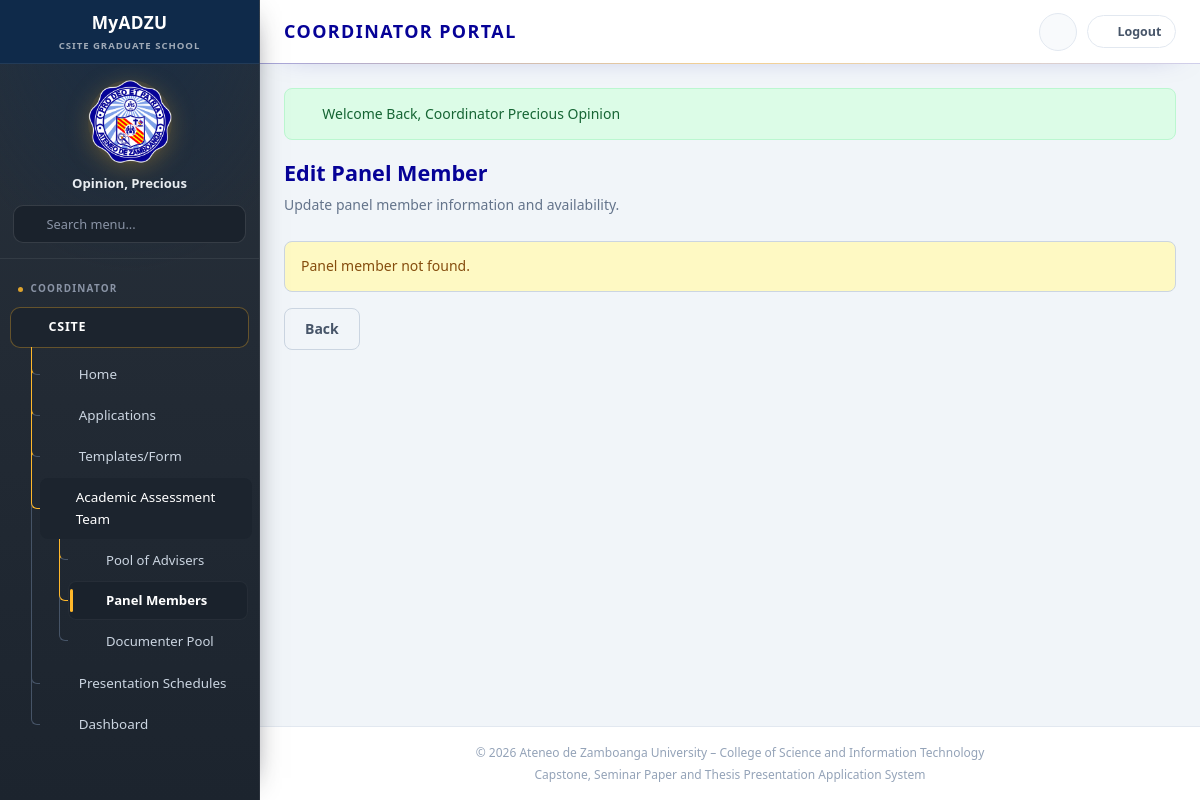
/coordinator/panel/edit.php (signed in), run on an earlier commit of the app's database.
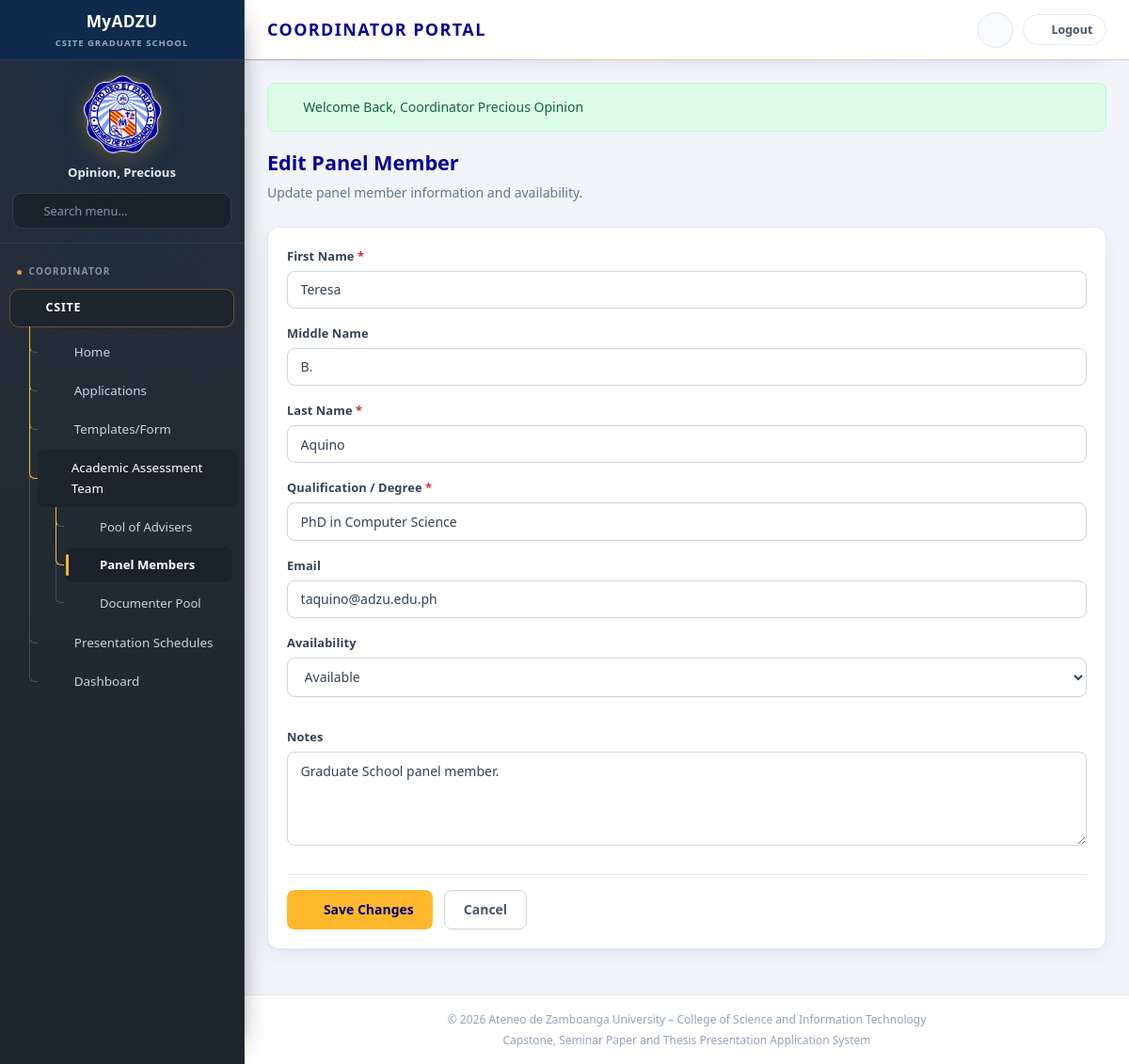
And on a later commit of the database.
### tables this page shows
CREATE TABLE `panel_members` (
  `panel_member_id` int(11) NOT NULL,
  `first_name` varchar(100) NOT NULL,
  `middle_name` varchar(100) DEFAULT NULL,
  `last_name` varchar(100) NOT NULL,
  `qualification` varchar(150) NOT NULL,
  `email` varchar(100) DEFAULT NULL,
  `availability` enum('available','unavailable') NOT NULL DEFAULT 'available',
  `notes` text DEFAULT NULL,
  `created_at` timestamp NOT NULL DEFAULT current_timestamp(),
  `updated_at` timestamp NOT NULL DEFAULT current_timestamp() ON UPDATE current_timestamp()
);

### includes/config/modules/25-prototype-store.php (called while the page is built, shortened)
<?php
function storeGet(string $key, array $default = []): array {
    return $_SESSION[$key] ?? $default;
}

### includes/config/modules/45-pools.php (called while the page is built, shortened)
<?php
function normalizePanelMemberRow(array $row): array {
    $firstName = trim((string) ($row['first_name'] ?? ''));
    $middleName = trim((string) ($row['middle_name'] ?? ''));
    $lastName = trim((string) ($row['last_name'] ?? ''));
    $givenName = trim(implode(' ', array_filter([$firstName, $middleName])));
    return [
        'id' => (string) ($row['panel_member_id'] ?? $row['id'] ?? ''),
        'name' => $lastName !== '' ? $lastName . ', ' . $givenName : (string) ($row['name'] ?? ''),
        'first_name' => $firstName,
        'middle_name' => $middleName,
        'last_name' => $lastName,
        'qualification' => (string) ($row['qualification'] ?? ''),
        'email' => (string) ($row['email'] ?? ''),
        'notes' => (string) ($row['notes'] ?? ''),
        'panelSessions' => (int) ($row['panel_sessions'] ?? $row['panelSessions'] ?? 0),
        'availability' => (string) ($row['availability'] ?? 'available'),
    ];
}
function databasePanelMembers(): array {
    if (class_exists('DB')) {
        try {
            $rows = DB::query('SELECT p.*, COUNT(a.assignment_id) AS panel_sessions FROM panel_members p LEFT JOIN schedule_panel_assignments a ON a.panel_member_id = p.panel_member_id GROUP BY p.panel_member_id ORDER BY p.last_name, p.first_name, p.middle_name')->fetchAll();
            return array_map('normalizePanelMemberRow', $rows);
        } catch (Throwable $e) {
        }
    }
    return array_map('normalizePanelMemberRow', storeGet('panels'));
}
function findPanelMember(string $id): ?array {
    return null;
}

### includes/config/db.php (called while the page is built, shortened)
<?php
class DB {
    private static $pdo = null;
    public static function getConnection() {
        if (self::$pdo === null) {
            $host = 'localhost';
            $db   = 'csite_grad_school';
            $user = 'root';
            $pass = '';
            $port = '3306';
            $dsn = "mysql:host=$host;port=$port;dbname=$db;charset=utf8mb4";
            try {
                self::$pdo = new PDO($dsn, $user, $pass, [
                    PDO::ATTR_ERRMODE            => PDO::ERRMODE_EXCEPTION,
                    PDO::ATTR_DEFAULT_FETCH_MODE => PDO::FETCH_ASSOC,
                    PDO::ATTR_EMULATE_PREPARES   => false,
                ]);
            } catch (PDOException $e) {
                die("Database Connection Error: " . $e->getMessage());
            }
        }
        return self::$pdo;
    }
    public static function query($sql, $params = []) {
        $pdo = self::getConnection();
        $stmt = $pdo->prepare($sql);
        $stmt->execute($params);
        return $stmt;
    }
}

### includes/config/modules/10-ui-and-urls.php (called while the page is built, shortened)
<?php
function url(string $path): string {
    return BASE_URL . '/' . ltrim($path, '/');
}

### coordinator/panel/edit.php (the view, shortened to what the changed rows need)
<?php
require_once __DIR__ . '/../../includes/config/db.php';
$pm = findPanelMember((string) ($_GET['id'] ?? '')) ?? (databasePanelMembers()[0] ?? null);
require_once __DIR__ . '/../../includes/layout/header.php';
?>
<div class="page-header">
    <h2>Edit Panel Member</h2>
    <p>Update panel member information and availability.</p>
</div>
<?php if (!$pm): ?>
<div class="alert alert-warning">Panel member not found.</div>
<a class="btn btn-outline" href="<?= url('coordinator/panel/manage.php') ?>">Back</a>
<?php else: ?>
<form class="card" method="post" action="<?= url('coordinator/panel/edit.php?id=' . urlencode($pm['id'])) ?>" data-validate>
    <div class="card-body">
        <div class="form-field">
            <label>First Name <span class="required">*</span></label>
            <input type="text" name="first_name" required value="<?= htmlspecialchars($pm['first_name']) ?>">
        </div>
        <div class="form-field">
            <label>Middle Name</label>
            <input type="text" name="middle_name" value="<?= htmlspecialchars($pm['middle_name']) ?>">
        </div>
        <div class="form-field">
            <label>Last Name <span class="required">*</span></label>
            <input type="text" name="last_name" required value="<?= htmlspecialchars($pm['last_name']) ?>">
        </div>
        <div class="form-field">
            <label>Qualification / Degree <span class="required">*</span></label>
            <input type="text" name="qualification" required value="<?= htmlspecialchars($pm['qualification']) ?>">
        </div>
        <div class="form-field">
            <label>Email</label>
            <input type="email" name="email" value="<?= htmlspecialchars($pm['email'] ?? '') ?>">
        </div>
        <div class="form-row">
            <div class="form-field">
                <label>Availability</label>
                <select name="availability">
                    <option value="available" <?= ($pm['availability'] ?? '') === 'available' ? 'selected' : '' ?>>Available</option>
                </select>
            </div>
        </div>
        <div class="form-field">
            <label>Notes</label>
            <textarea name="notes"><?= htmlspecialchars($pm['notes'] ?? '') ?></textarea>
        </div>
        <div class="form-actions">
            <button type="submit" class="btn btn-primary"><i class="fas fa-save"></i> Save Changes</button>
            <a href="<?= url('coordinator/panel/manage.php') ?>" class="btn btn-outline">Cancel</a>
        </div>
    </div>
</form>
<?php endif; ?>
<?php require_once __DIR__ . '/../../includes/layout/footer.php'; ?>

What changed in the data, as far as the page shows it:
added panel_members: first_name "Teresa", middle_name "B.", last_name "Aquino", qualification "PhD in Computer Science", email "taquino@adzu.edu.ph", availability "Available", notes "Graduate School panel member."
Also different on the page:
text no longer shown: "Panel member not found. Back"
text now shown: "First Name * Middle Name Last Name * Qualification / Degree * Email Availability Notes Save Changes Cancel"
